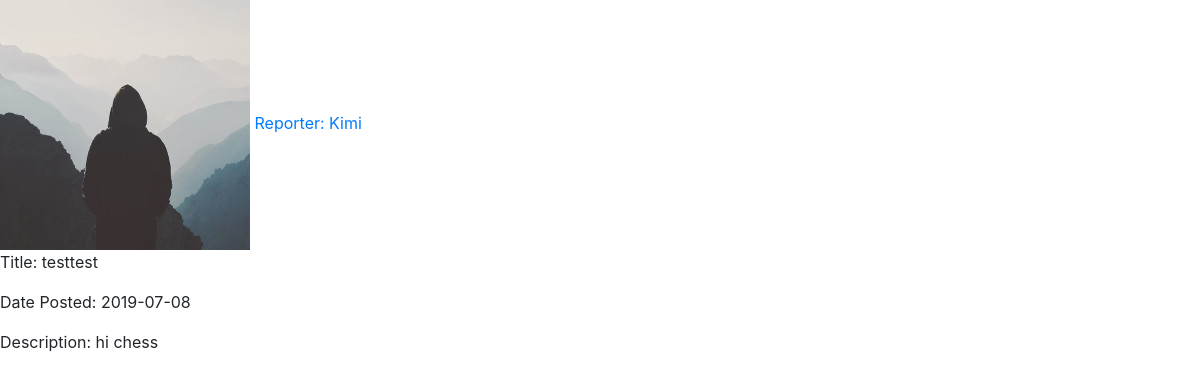
The page /post/1 (signed in) on the database its author committed.
### flaskblog/models.py (models this page shows, shortened)
class User(db.Model, UserMixin):
	id = db.Column(db.Integer, primary_key=True)
	username = db.Column(db.String(20), unique=True, nullable=False)
	email = db.Column(db.String(120), unique=True, nullable=False)
	image_file = db.Column(db.String(20), nullable=False, default='default.jpg')
	password = db.Column(db.String(60), nullable=False)
	level = db.Column(db.String(20), nullable=False)
	posts = db.relationship('Post', backref='student', lazy=True )
	memberof = db.relationship('Clubs', secondary=membership, backref=db.backref('members', lazy='dynamic'))

class Post(db.Model):
	id = db.Column(db.Integer, primary_key=True)
	assignment = db.Column(db.String(20), nullable=False, default="m")
	grade = db.Column(db.String(20), nullable=False)
	date_posted = db.Column(db.DateTime, nullable=False, default=datetime.utcnow)
	attached_image = db.Column(db.String(20))
	posttype = db.Column(db.String(20), nullable=False)
	newstype = db.Column(db.String(20))
	clubtype = db.Column(db.String(20))
	reviewedornot = db.Column(db.Boolean, default=False)
	quirk = db.Column(db.String(20), nullable=False)
	user_id = db.Column(db.Integer, db.ForeignKey('user.id'), nullable=False)

### flaskblog/routes.py (the view, shortened to what this page needs)
@app.route("/post/<int:post_id>", methods=['GET', 'POST'])
@login_required
def post(post_id):
	post = Post.query.get_or_404(post_id)
	page = request.args.get('page', 1, type=int)
	comments = Comment.query.filter_by(reference=post.quirk).paginate(page=page, per_page=5)
	form = AnswerForm()
	post.posttype = str(post.posttype)
	if post.posttype == "Report" or post.posttype == "Announcement":
		return render_template("post.html", title=post.assignment, post=post)
	elif post.posttype == "Injury":
		return render_template("injurypost.html", title=post.assignment, post=post)

### flaskblog/models.py (called while the page is built)
@login_manager.user_loader
def load_user(user_id):
	return User.query.get(int(user_id))

### flaskblog/templates/post.html (shortened to what this page needs)
{% extends "layout.html" %}
{% block content %}
		<img src="{{ url_for('static', filename='profile_pics/' + post.student.image_file) }}">
		<a href="{{ url_for('user_posts', username=post.student.username) }}">Reporter: {{ post.student.username }}</a>
		<p>Title: {{ post.assignment }}</p>
		<p>Date Posted: {{ post.date_posted.strftime('%Y-%m-%d') }}</p>
		<p>Description: {{ post.grade }}</p>
{% endblock %}

### rows shown on the page
User: image_file (placeholder picture), student.username "Kimi"
Post: assignment "testtest", date_posted "2019-07-08", grade "hi chess"
